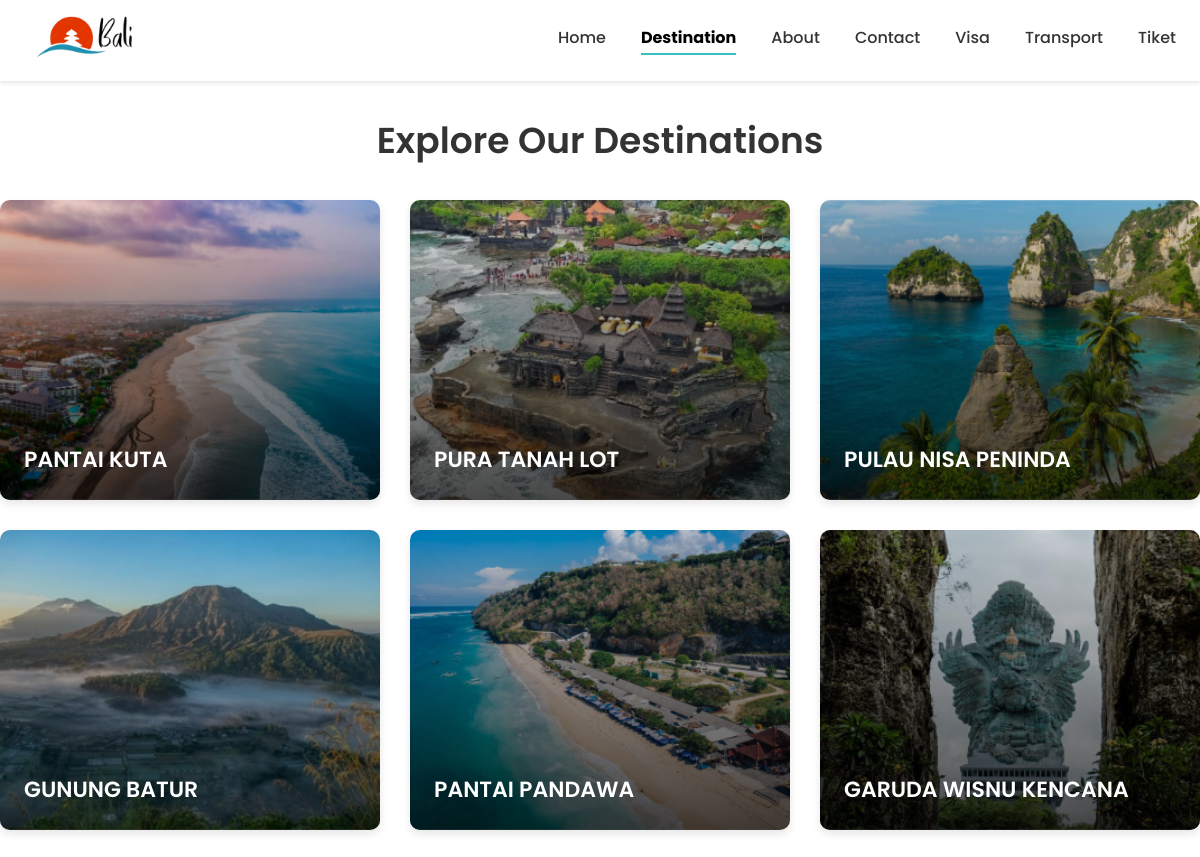
Page /destination.php on the committed database.
### tables this page shows
CREATE TABLE `destination` (
  `id_des` int(11) NOT NULL,
  `nama_des` varchar(100) NOT NULL,
  `gambar` text NOT NULL
);

### destination.php (the view, shortened to what this page needs)
<?php
include "connection.php";
$query = mysqli_query($connection, "SELECT * FROM destination");
?>
<!DOCTYPE html>
<html lang="en">
<head>
  <link rel="stylesheet" href="styles/destination.css" />
</head>
<body>
  <div class="navbar">
    <div class="navbar_container">
      <div class="brand">
        <img src="images/logo.png" alt="logo" />
      </div>
      <div class="menu">
        <a class="nav-item" href="index.php">Home</a>
        <a class="nav-item active" href="#">Destination</a>
        <a class="nav-item" href="about.php">About</a>
        <a class="nav-item" href="contact.php">Contact</a>
        <a class="nav-item" href="visa.php">Visa</a>
        <a class="nav-item" href="transport.php">Transport</a>
        <a class="nav-item" href="tiket.php">Tiket</a>
      </div>
    </div>
  </div>
  <div class="wrapper">
    <h1 class="page-title">Explore Our Destinations</h1>
    <div class="destination">
      <?php
      while ($data = mysqli_fetch_assoc($query)) {
      ?>
        <div class="card_destination">
          <a href="detail.php?id=<?= $data['id_des'] ?>">
            <img src="images/<?= $data['gambar']; ?>" alt="<?= $data['nama_des'] ?>" />
            <div>
              <h2><?= $data["nama_des"] ?></h2>
            </div>
          </a>
        </div>
      <?php } ?>
    </div>
  </div>
</body>
</html>

### styles/destination.css (style rules this page uses)
.wrapper { padding: 2rem 0; }
.page-title { text-align: center; font-size: 36px; font-weight: 600; margin-bottom: 2rem; color: #333; }
.destination { display: grid; grid-template-columns: repeat(3, 1fr); gap: 30px; }
.card_destination { position: relative; height: 300px; border-radius: 10px; overflow: hidden; box-shadow: 0 4px 8px rgba(0, 0, 0, 0.1); transition: transform 0.3s, box-shadow 0.3s; }
.card_destination a { text-decoration: none; }
.card_destination img { width: 100%; height: 100%; object-fit: cover; transition: transform 0.3s; }
.card_destination div { position: absolute; top: 0; left: 0; height: 100%; width: 100%; background: linear-gradient(to top, rgba(0, 0, 0, 0.7), rgba(0, 0, 0, 0.1)); display: flex; flex-direction: column; justify-content: flex-end; padding: 1.5rem; box-sizing: border-box; }
.card_destination div h2 { color: white; font-size: 22px; font-weight: 600; margin: 0; }

### styles/global.css (style rules this page uses)
:root { --action-size: 15px; --title-size: 56px; --body-size: 15px; --heading-size: 18px; --primary-color: #37bebe; --gray-color: #bdbcbc; }
* { padding: 0; margin: 0; }
body { font-family: "Poppins", sans-serif; }
.wrapper { max-width: 1200px; margin: auto; }

### styles/navbar.css (style rules this page uses)
.navbar { width: 100%; background-color: #ffffff; position: sticky; top: 0; box-shadow: 0 2px 4px rgba(0, 0, 0, 0.1); z-index: 1000; }
.navbar_container { max-width: 1200px; margin: auto; padding: 1rem 1.5rem; box-sizing: border-box; display: flex; align-items: center; justify-content: space-between; }
.brand img { width: 120px; }
.menu { display: flex; align-items: center; gap: 35px; }
.nav-item { font-family: "Poppins", sans-serif; font-weight: 500; font-size: 16px; color: #333333; text-decoration: none; cursor: pointer; position: relative; padding-bottom: 5px; }
.nav-item::after { content: ''; position: absolute; bottom: 0; left: 0; width: 0; height: 2px; background-color: var(--primary-color); transition: width 0.3s ease-in-out; }
.nav-item:hover::after, .nav-item.active::after { width: 100%; }
.nav-item.active { font-weight: 700; color: #000000; }

### rows in the picture
destination: gambar (picture), nama_des "PANTAI KUTA"
destination: gambar (picture), nama_des "PURA TANAH LOT"
destination: gambar (picture), nama_des "PULAU NISA PENINDA"
destination: gambar (picture), nama_des "GUNUNG BATUR"
destination: gambar (picture), nama_des "PANTAI PANDAWA"
destination: gambar (picture), nama_des "GARUDA WISNU KENCANA"
